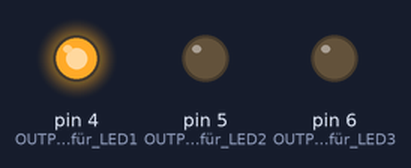
The sketch below on a simulated Arduino Uno, built with avr-gcc and run on an emulated ATmega328P. Shown: output pins drawn as LEDs (lit = HIGH).

Above: at 0.05 s.
At 1.45 s:
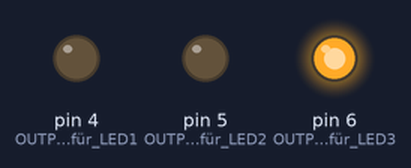
At 2.85 s:
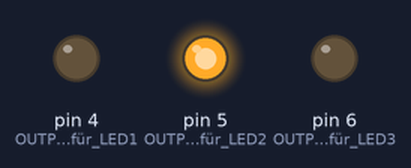
Timing chart, 0 to 3.1 s (numbered marks = the images above):
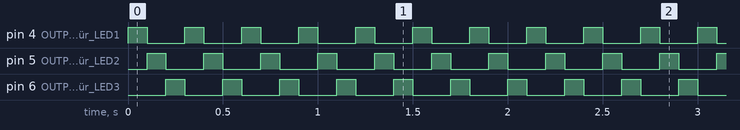

The sketch:

Lauflicht.ino
```cpp
int taster;
void setup() {
  // put your setup code here, to run once:
  pinMode(4,OUTPUT); // OUTPUT für LED1
  pinMode(5,OUTPUT); // OUTPUT für LED2
  pinMode(6,OUTPUT); // OUTPUT für LED3
  pinMode(1, INPUT_PULLUP); // fuer den Taster

}

void loop() {
  // put your main code here, to run repeatedly:
  taster=digitalRead(4);
    digitalWrite(4,HIGH);
    digitalWrite(5,LOW);
    digitalWrite(6,LOW);
    delay(100);
    digitalWrite(5,HIGH);
    digitalWrite(4,LOW);
    digitalWrite(6,LOW);
    delay(100);
    digitalWrite(6,HIGH);
    digitalWrite(4,LOW);
    digitalWrite(5,LOW);
    delay(100);

  if(taster==0){

  }

}
```

Measured:
- by itself, pin 4 (OUTPUT_für_LED1), pin 5 (OUTPUT_für_LED2), pin 6 (OUTPUT_für_LED3): alternates HIGH for 0.10 s and LOW for 0.20 s
